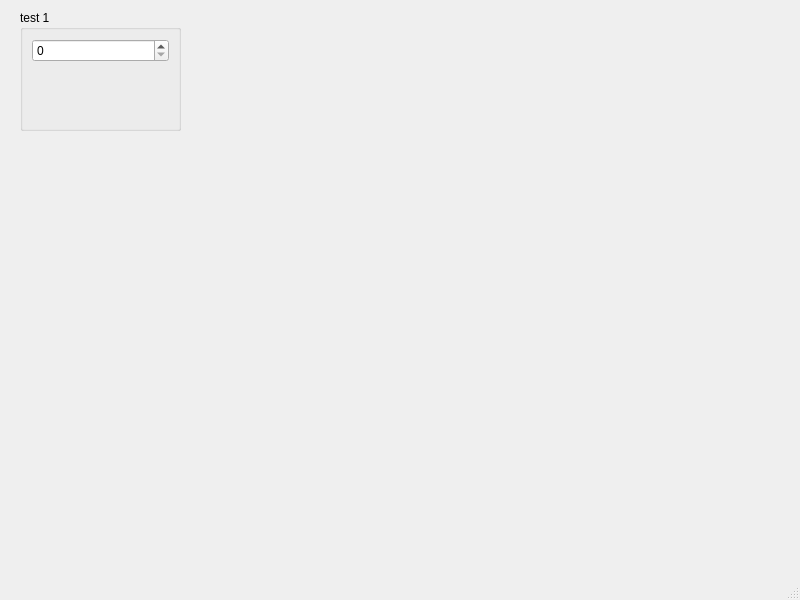
<?xml version="1.0" encoding="UTF-8"?>
<ui version="4.0">
 <class>MainWindow</class>
 <widget class="QMainWindow" name="MainWindow">
  <property name="geometry">
   <rect>
    <x>0</x>
    <y>0</y>
    <width>800</width>
    <height>600</height>
   </rect>
  </property>
  <property name="windowTitle">
   <string>MainWindow</string>
  </property>
  <widget class="QWidget" name="centralwidget">
   <widget class="QGroupBox" name="groupBox">
    <property name="geometry">
     <rect>
      <x>20</x>
      <y>10</y>
      <width>161</width>
      <height>121</height>
     </rect>
    </property>
    <property name="title">
     <string>test 1</string>
    </property>
    <layout class="QGridLayout" name="gridLayout">
     <item row="0" column="0">
      <widget class="QSpinBox" name="spinBox_test1">
       <property name="maximum">
        <number>999999</number>
       </property>
      </widget>
     </item>
     <item row="1" column="0">
      <widget class="QLabel" name="label_test1">
       <property name="text">
        <string/>
       </property>
      </widget>
     </item>
    </layout>
   </widget>
  </widget>
  <widget class="QMenuBar" name="menubar">
   <property name="geometry">
    <rect>
     <x>0</x>
     <y>0</y>
     <width>800</width>
     <height>21</height>
    </rect>
   </property>
  </widget>
  <widget class="QStatusBar" name="statusbar"/>
 </widget>
 <resources/>
 <connections/>
</ui>
